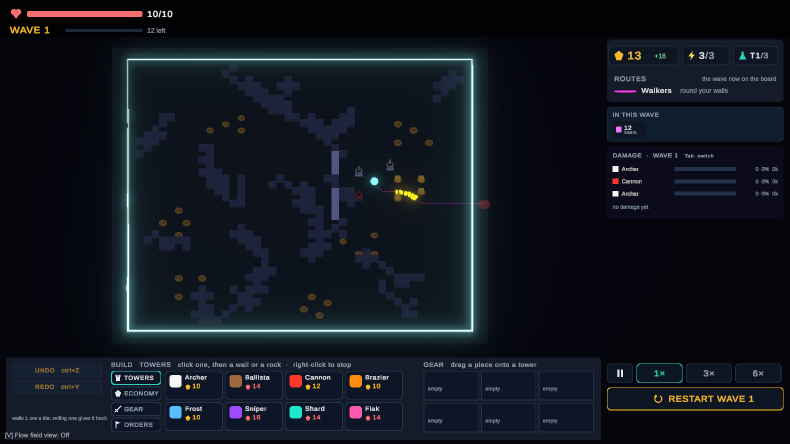
#> input picture Docs/presentation/captures/deck_wave1.png, 1579 x 888 px, found by its file name (shown at 1/2 size)
$ python make_figures.py
#> lines starting #> are read from the running program, lines starting #| are printed output that depends on the picture
# Makes the charts and crops of the committee deck from real data. Run from the repository root:
#   python Docs/presentation/make_figures.py
import json
import math
import os

import matplotlib
matplotlib.use('Agg')
import matplotlib.pyplot as plt
from matplotlib.patches import Rectangle
import numpy as np
from PIL import Image

OUT = 'Docs/presentation/figures'
DATA = 'Docs/presentation/data'
os.makedirs(OUT, exist_ok=True)
plt.rcParams.update({'font.family': 'Arial', 'font.size': 20, 'axes.edgecolor': 'black', 'text.color': 'black',
                     'axes.labelcolor': 'black', 'xtick.color': 'black', 'ytick.color': 'black', 'axes.spines.top': False,
                     'axes.spines.right': False, 'savefig.facecolor': 'white', 'figure.facecolor': 'white'})


def save(fig, name):
    fig.savefig(os.path.join(OUT, name), dpi=100)
    plt.close(fig)


# --- crops of the Unity captures (session 20261031-142905, seed 27590234) ------------------
def crop(src, box, name):
    img = Image.open(src).convert('RGB')
    s = img.width / 1400.0
    img.crop(tuple(int(v * s) for v in box)).save(os.path.join(OUT, name))


S = 'Docs/presentation/captures/'
Image.open(S + 'deck_wave1.png').convert('RGB').save(os.path.join(OUT, 'game_wave.png'))
crop(S + 'deck_power_zoom.png', (300, 170, 860, 510), 'power.png')
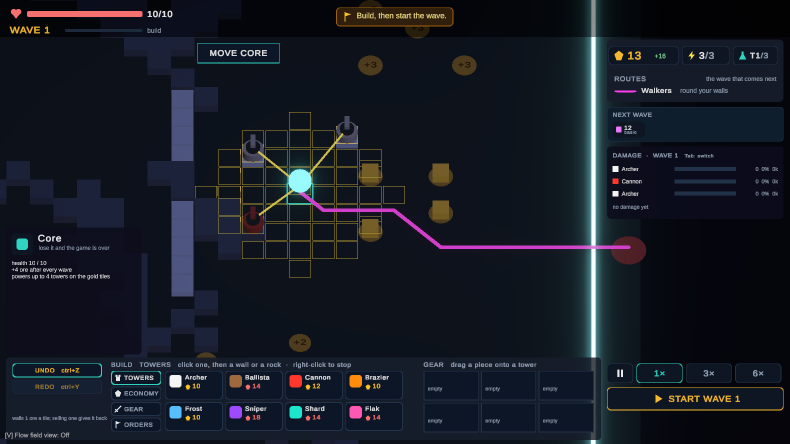
#> input picture Docs/presentation/captures/deck_power_zoom.png, 1579 x 888 px, found by its file name (shown at 1/2 size)
#> in crop, `img.crop(tuple(int(v * s) for v in box)).save(os.path.join(OUT, name))`:
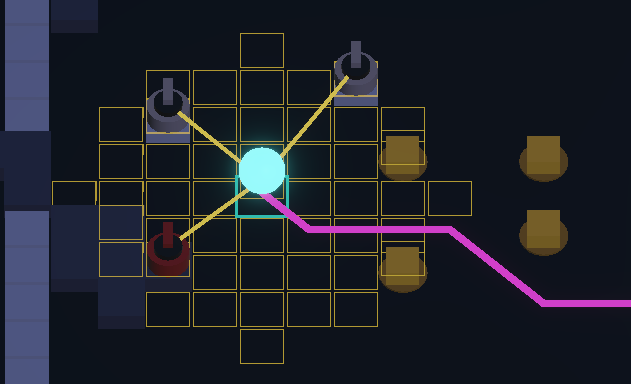
#> saved as power.png: PIL image 631x384 RGB; mean R, G, B 30.5, 33.2, 41.5
crop(S + 'deck_field_zoom.png', (360, 110, 1060, 620), 'field.png')
#> call 2 of crop, with box = (360, 110, 1060, 620), name = 'field.png'
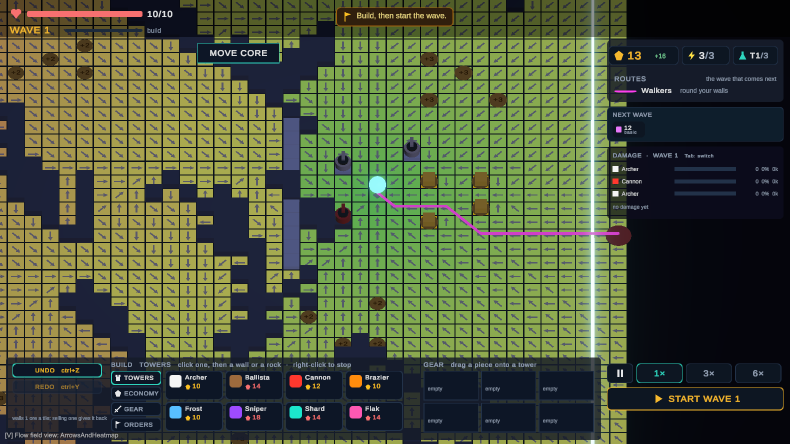
#> input picture Docs/presentation/captures/deck_field_zoom.png, 1579 x 888 px, found by its file name (shown at 1/2 size)
#> in crop (call 2), `img.crop(tuple(int(v * s) for v in box)).save(os.path.join(OUT, name))`:
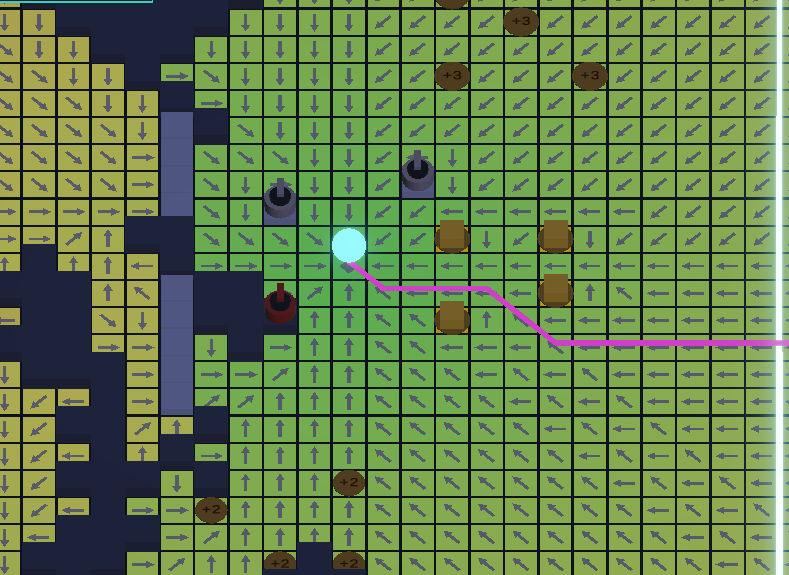
#> saved as field.png: PIL image 789x575 RGB; mean R, G, B 101, 127.2, 76.2
#> (the run stopped early here; a loop or call above may not have finished)
